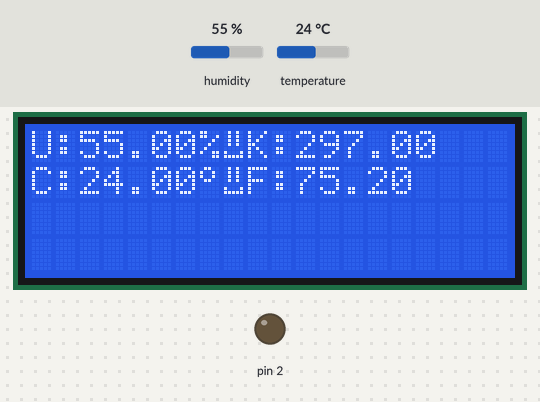
Simulated run of this sketch. Board: Arduino Uno, built with avr-gcc and run on an emulated ATmega328P. On the bench: 20×4 character LCD, output pins drawn as LEDs (lit = HIGH). Inputs (shaded band) come from the test bench; at power-on: temperature 24 °C, humidity 55 %.

Above: at 1.2 s.
1.3 s: temperature set to 26 °C
At 2.6 s:
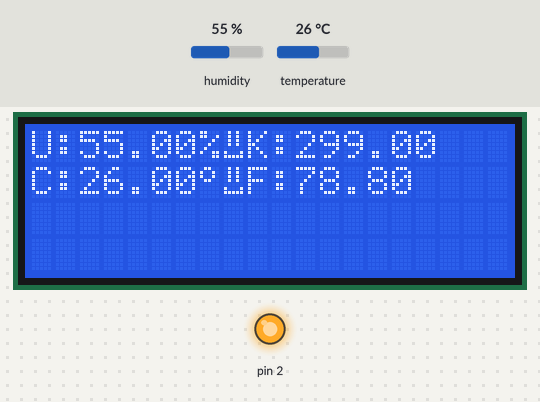
4.0 s: humidity set to 22 %
At 5.1 s:
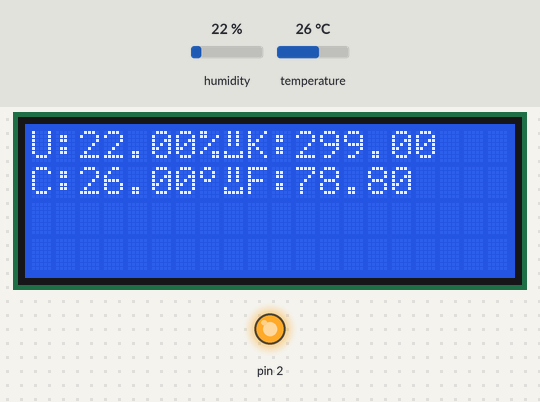
6.7 s: humidity set to 40 %
At 8.7 s:
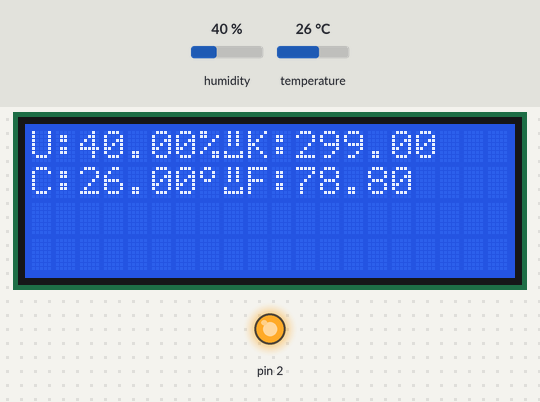
9.7 s: temperature set to 12 °C
At 11.2 s:
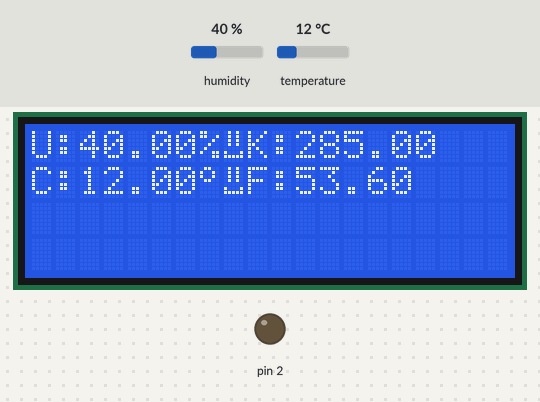
Timing chart, 0 to 12.7 s (numbered marks = the images above; inputs shaded):
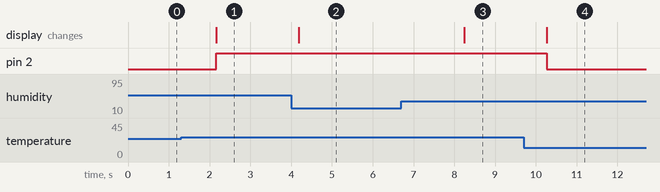

The sketch:

Printagem_da_temperatura_e_umidade_com_DHT_e_display_LCD_I2C.ino
```cpp
////Autores: Anthonny Michael e Luiz Vinicius/////////////
//Sensor de temperatura!/////////////////////////////////

#include <DHT.h> //Biblioteca do sensor de temperatura//
#include <Wire.h> //Biblioteca do sensor LCD I2C//
#include <LiquidCrystal_I2C.h> //Biblioteca do sensor LCD I2C//
#define DHTPIN A1 //Definindo a porta analógica A1 para o sensor DHT11//
#define DHTTYPE DHT11 //Definindo o tipo de sensor DHT//

DHT dht(DHTPIN, DHTTYPE); //Definindo o pino e o tipo de sensor DHT//
LiquidCrystal_I2C lcd(0x27,20,4); //Definindo as variáveis do sensor LCD I2C//

byte grau[8] ={ B00001100,
                B00010010,
                B00010010,
                B00001100,
                B00000000,
                B00000000,
                B00000000,
                B00000000,}; //Armazena a array do símbolo do grau Celsius//

byte sorriso[8] ={
  B01010,
  B01010,
  B01010,
  B01010,
  B00000,
  B10001,
  B11111,
  B00000,};

void setup()
{
  lcd.init(); //Inicializa o display LiquidCrystal_I2C//
  lcd.backlight(); //Inicializa a luz do display LiquidCrystal_I2C//
  dht.begin(); //Inicializa o sensor DHT//
  lcd.createChar(0, grau); //Cria o caractere customizado com o simbolo do grau//
  lcd.createChar(1, sorriso);
  pinMode(2, OUTPUT);
}

void loop()
{
  float h = dht.readHumidity(); //Le o valor da umidade
  float t = dht.readTemperature(); //Le o valor da temperatura
  float f = t * 9 / 5 + 32;
  float k = t * 5 / 5 + 273;
  lcd.setCursor(0,0); //Definindo a linha 0 e coluna 0 das letras no display//
  lcd.print("U:"); //Escreve o nome "umidade" no display//
  lcd.print(h); //Escreve o valor da leitura da umidade do DHT em frente da "umidade"//
  lcd.print("%"); //Escreve após o valor da umidade//
  lcd.setCursor(0,1); //Define a linha 0 da coluna 1 do display//
  lcd.print("C:"); //Escreve o nome Celsius para identificar a temperatura ambiente//
  lcd.print(t); //Escreve o valor da variável da temperatura ambiente após o nome "Celsius"//
  lcd.write((byte)0); //Escreve após o valor da temperatura, a array do símbolo do grau Celsius//
  lcd.setCursor(9,1);
  lcd.print("F:");
  lcd.print(f);
  lcd.setCursor(9,0);
  lcd.print("K:");
  lcd.print(k);
  lcd.setCursor(8,0);
  lcd.write((byte)1);
  lcd.setCursor(8,1);
  lcd.write((byte)1);
  if( t >= 25.00 ){
    digitalWrite(2, HIGH);
  }else{
    digitalWrite(2, LOW);
  }
}
```

Measured:
- the behaviour switches between 24 and 25 °C on temperature (found by bisection; images 0 and 1)
- after the input at 1.3 s, pin 2: LOW → HIGH after 0.86 s; the display: changes after 0.86 s (image 1)
- after the input at 4.0 s, the display: changes after 0.19 s (image 2)
- after the input at 6.7 s, the display: changes after 1.5 s (image 3)
- after the input at 9.7 s, pin 2: HIGH → LOW after 0.56 s; the display: changes after 0.56 s (image 4)
